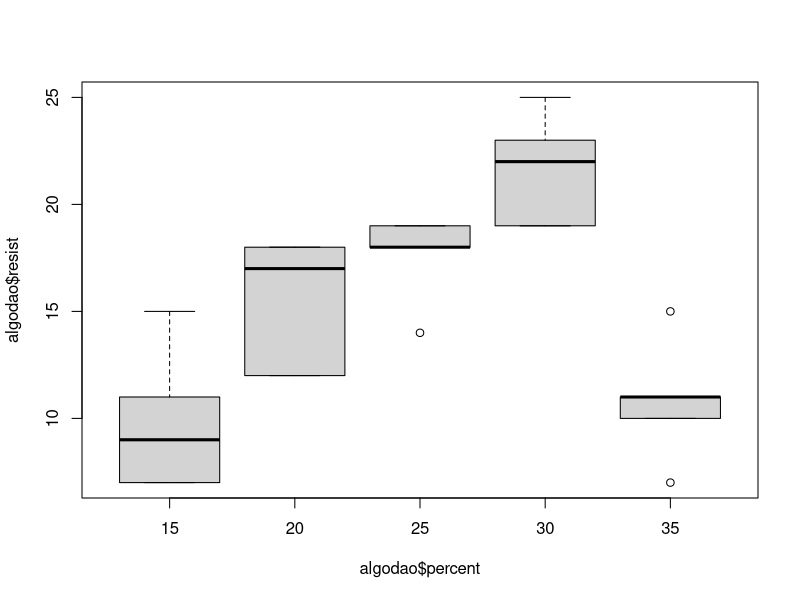
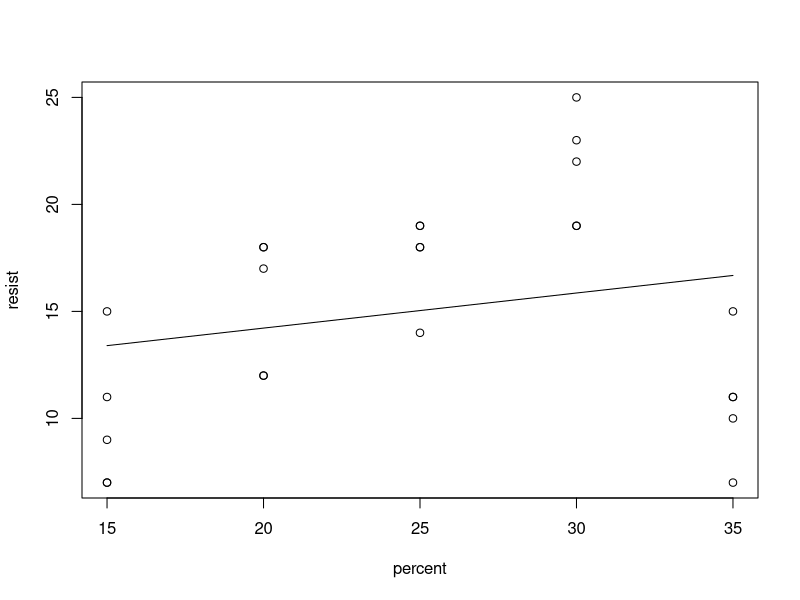
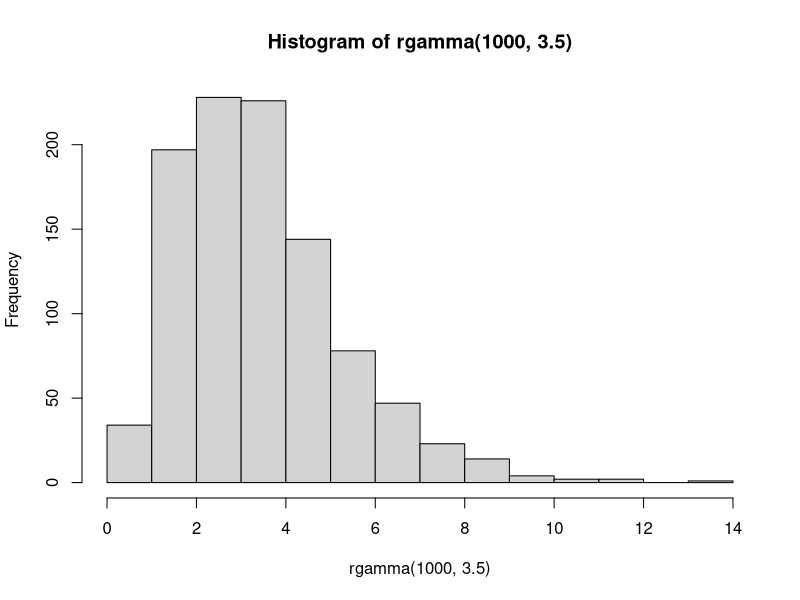

Reproduce these figures in R, in order.
algodao<-data.frame(percent =
c(
15, 20, 25, 30, 35, 
15, 20, 25, 30, 35, 
15, 20, 25, 30, 35, 
15, 20, 25, 30, 35, 
15, 20, 25, 30, 35 ),
resist =
c(
7, 12, 14, 19, 7,
7, 17, 18, 25, 10,
15, 12, 18, 22, 11,
11, 18, 19, 19, 15,
9, 18, 19, 23, 11
) )
boxplot(algodao$resist~algodao$percent)

(glm.algodao<-glm(resist~percent, family = gaussian(), algodao))
summary(glm.algodao)
plot(algodao)
lines(algodao$percent, predict(glm.algodao, data.frame(percent = algodao$percent)))
algodao$percent<-as.factor(algodao$percent)

(glm.algodao<-glm(resist~ percent + poly(percent, 2), family = gaussian(), algodao))
summary(glm.algodao)

cypemethrin <- data.frame(Dose =
c(rep(1, 20), rep(2, 20), rep(4, 20), rep(8, 20), rep(16, 20), rep(32, 20),
  rep(1, 20), rep(2, 20), rep(4, 20), rep(8, 20), rep(16, 20), rep(32, 20)),
mortos =
c(rep(1, 1) , rep(0, 19),
  rep(1, 4) , rep(0, 16),
  rep(1, 9) , rep(0, 20-9),
  rep(1, 13), rep(0, 20-13),
  rep(1, 18), rep(0, 20-18),
  rep(1, 20), rep(0, 20-20),
  rep(1, 0), rep(0, 20-0),
  rep(1, 2), rep(0, 20-2),
  rep(1, 6), rep(0, 20-6),
  rep(1, 10), rep(0, 20-10),
  rep(1, 12), rep(0, 20-12),
  rep(1, 16), rep(0, 20-16)),
sexo = c(rep('F', 20*6), rep('M', 20*6)))

cypemethrin$sexo<-as.factor(cypemethrin$sexo)


(glm.cypemethrin<-glm(mortos~Dose + sexo, family = binomial(link = "logit"), cypemethrin))
summary(glm.cypemethrin)
(glm.cypemethrin<-glm(mortos~log2(Dose) + sexo, family = binomial(link = "logit"), cypemethrin))
summary(glm.cypemethrin)

## data.frame incompleto
Quedas <- data.frame(
Individuo = c(1, 2, 3, 4, 5),
Quedas = c(1, 1, 2, 0, 2),
Intervencao = c(1, 1, 1, 1, 1),
Sexo = c(0, 0, 1, 1, 0),
Balanco = c(45, 62, 43, 76, 51),
Forca = c(70, 66, 64, 48, 72))

(glm.Quedas<-glm( Quedas ~ Individuo + Intervencao + Sexo + Balanco + Forca, family = poisson(link = "log"), Quedas))
summary(glm.cypemethrin)


## Dobson (1990) Page 93: Teste de controle aleatorio :
counts <- c(18,17,15,20,10,20,25,13,12)
outcome <- gl(3,1,9)
treatment <- gl(3,3)
data.frame(treatment, outcome, counts) # showing data
glm.D93 <- glm(counts ~ outcome + treatment, family = poisson(link = "log"))
anova(glm.D93)



# um exemplo de Gamma, de McCullagh & Nelder (1989, pp. 300-2)
clotting <- data.frame(
    u = c(5,10,15,20,30,40,60,80,100),
    lot1 = c(118,58,42,35,27,25,21,19,18),
    lot2 = c(69,35,26,21,18,16,13,12,12))
summary(glm(lot1 ~ log(u), data = clotting, family = Gamma))
summary(glm(lot2 ~ log(u), data = clotting, family = Gamma))


hist(rgamma(1000, 3.5))
